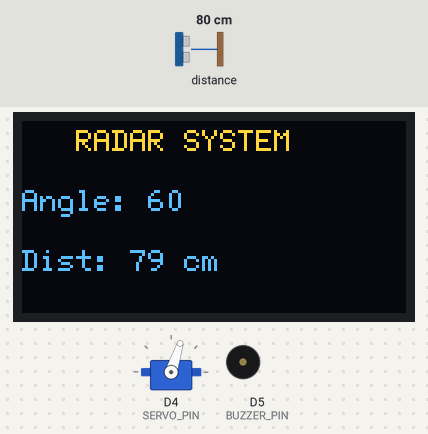
The sketch below on a simulated ESP8266 (NodeMCU). Parts: servo, 128×64 one-colour display, buzzer (waves = sounding, pin HIGH). Wiring (inferred from the names in the program): ultrasonic range finder: trigger D2; echo D3. The test bench sets the inputs (shaded band); at power-on: distance to the obstacle 80 cm. The echo pulse lasts 58.3 µs per cm; the OLED is the two-colour kind (top 16 rows yellow); pins used as bus, display or sensor lines are not drawn; what the sketch prints to the serial monitor is not drawn.

Above: at 3.2 s.
3.3 s: distance to the obstacle set to 23 cm
At 4.93 s:
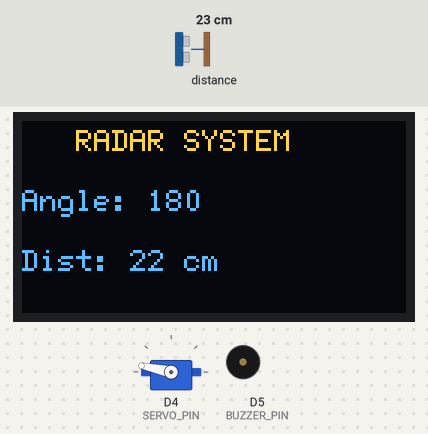
5.8 s: distance to the obstacle set to 19 cm
At 7.52 s:
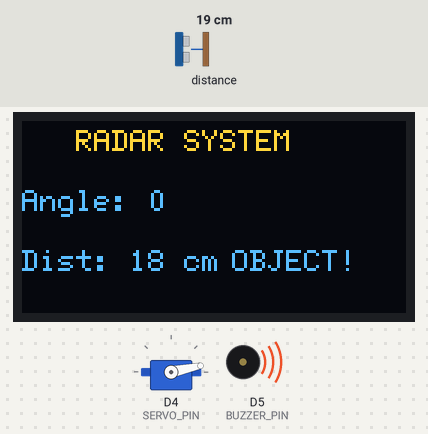
8.6 s: distance to the obstacle set to 2 cm
At 10.07 s:
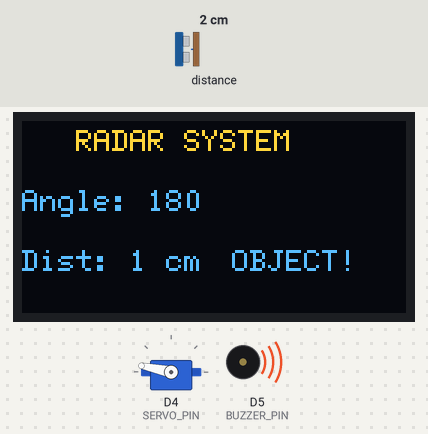
11.3 s: distance to the obstacle set to 35 cm
At 12.0 s:
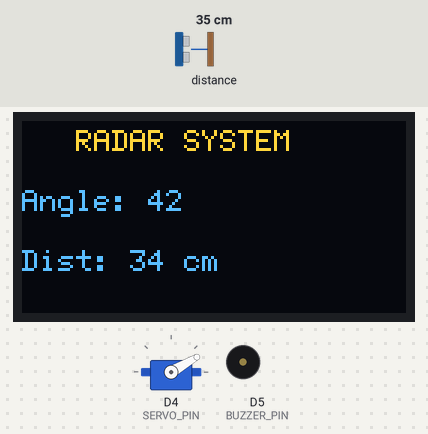
13.3 s: distance to the obstacle set to 4 cm
At 13.53 s:
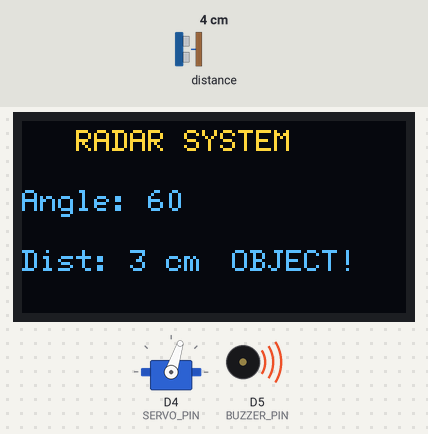
Timing chart, 0 to 15.8 s (numbered marks = the images above; inputs shaded):
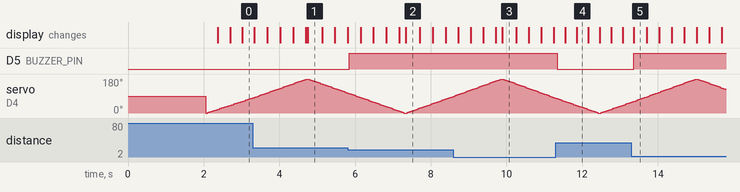

Measured:
- the behaviour switches between 21 and 20 cm on distance to the obstacle (found by bisection; images 1 and 2)
- after the input at 5.8 s, D5 (BUZZER_PIN): LOW → HIGH after 0.05 s; the display: first differs from a run without the input after 0.35 s (image 2 shows a later state)
- after the input at 11.3 s, D5 (BUZZER_PIN): HIGH → LOW at once; the display: first changes after 0.25 s (image 4 shows a later state)
- after the input at 13.3 s, D5 (BUZZER_PIN): LOW → HIGH after 0.07 s; the display: changes after 0.07 s (image 5)

The sketch:

sketch_may8b.ino
```cpp
#include <Servo.h>
#include <Arduino.h>
#include <U8g2lib.h>

// =====================================
// OLED Hardware I2C
// SDA -> D14
// SCL -> D15
// =====================================
U8G2_SH1106_128X64_NONAME_F_HW_I2C u8g2(U8G2_R0);

// =====================================
// Pin Definitions
// =====================================
#define TRIG_PIN   D2
#define ECHO_PIN   D3
#define SERVO_PIN  D4
#define BUZZER_PIN D5

Servo radarServo;

long duration;
int distance;

// =====================================
// Setup
// =====================================
void setup() {

  Serial.begin(115200);

  pinMode(TRIG_PIN, OUTPUT);

  pinMode(ECHO_PIN, INPUT);

  pinMode(BUZZER_PIN, OUTPUT);

  radarServo.attach(SERVO_PIN);

  // OLED Start
  u8g2.begin();

  u8g2.clearBuffer();

  u8g2.setFont(u8g2_font_6x12_tr);

  u8g2.drawStr(20, 30, "RADAR SYSTEM");

  u8g2.sendBuffer();

  delay(2000);

  Serial.println("Radar Started");
}

// =====================================
// Main Loop
// =====================================
void loop() {

  // Sweep Left -> Right
  for(int angle = 0; angle <= 180; angle += 3) {

    radarServo.write(angle);

    delay(15);

    distance = getDistance();

    displayData(angle, distance);

    buzzerAlert();
  }

  // Sweep Right -> Left
  for(int angle = 180; angle >= 0; angle -= 3) {

    radarServo.write(angle);

    delay(15);

    distance = getDistance();

    displayData(angle, distance);

    buzzerAlert();
  }
}

// =====================================
// Distance Function
// =====================================
int getDistance() {

  digitalWrite(TRIG_PIN, LOW);

  delayMicroseconds(2);

  digitalWrite(TRIG_PIN, HIGH);

  delayMicroseconds(10);

  digitalWrite(TRIG_PIN, LOW);

  duration = pulseIn(ECHO_PIN, HIGH);

  int distanceCm = duration * 0.034 / 2;

  return distanceCm;
}

// =====================================
// OLED Display
// =====================================
void displayData(int angle, int distance) {

  u8g2.clearBuffer();

  u8g2.setFont(u8g2_font_6x12_tr);

  // Title
  u8g2.drawStr(18, 10, "RADAR SYSTEM");

  // Angle
  u8g2.setCursor(0, 30);
  u8g2.print("Angle: ");
  u8g2.print(angle);

  // Distance
  u8g2.setCursor(0, 50);
  u8g2.print("Dist: ");
  u8g2.print(distance);
  u8g2.print(" cm");

  // Object Detection
  if(distance > 0 && distance < 20) {

    u8g2.drawStr(70, 50, "OBJECT!");
  }

  u8g2.sendBuffer();

  // Serial Monitor
  Serial.print("Angle: ");
  Serial.print(angle);

  Serial.print(" | Distance: ");
  Serial.print(distance);

  Serial.println(" cm");
}

// =====================================
// Buzzer Alert
// =====================================
void buzzerAlert() {

  if(distance > 0 && distance < 20) {

    digitalWrite(BUZZER_PIN, HIGH);
  }
  else {

    digitalWrite(BUZZER_PIN, LOW);
  }
}
```
